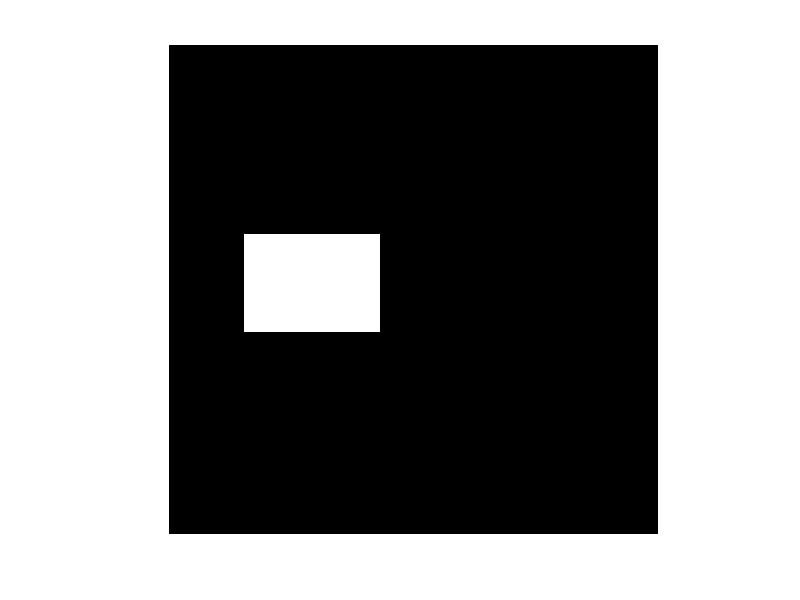
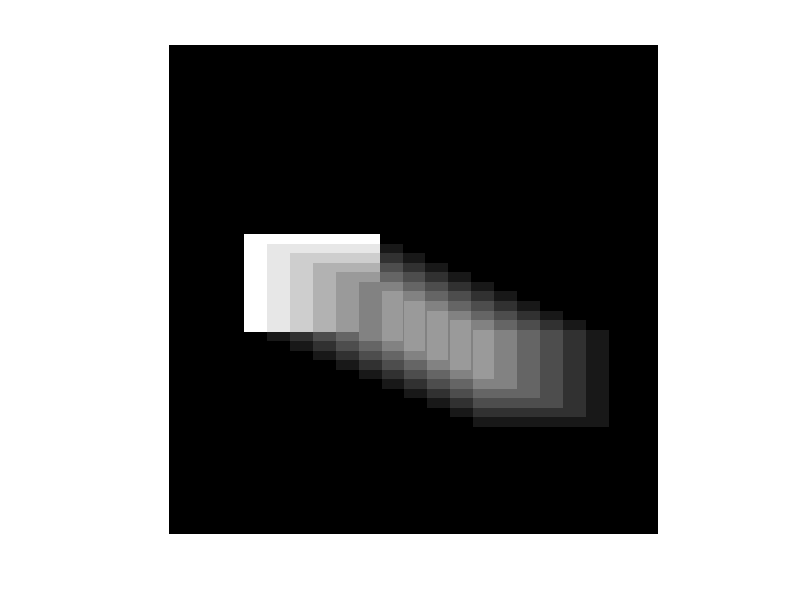
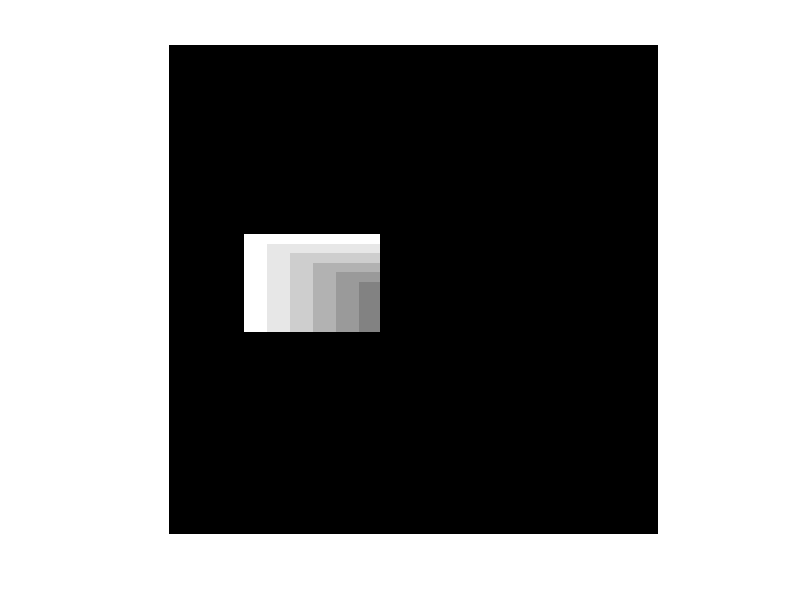
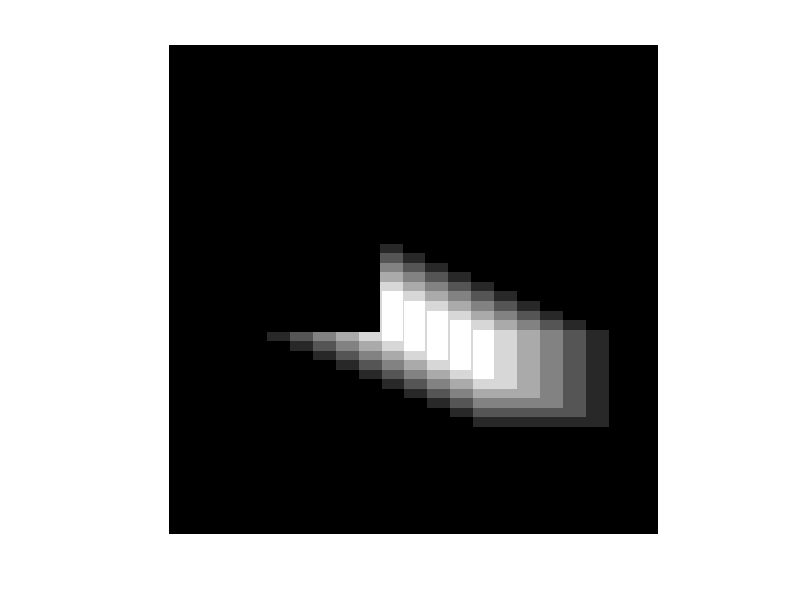

These charts were generated, in order, by the following MATLAB code:
clear all
close all


A = zeros(256,256); % initialize a 256*256 image  

% initialize absolute ADI, positive ADI and Negative ADI
% all initialized to zero
% Note that all ADIs are of the same size with the image
% DO NOT change the name of the ADIs as they will be used later
ADI_abs = zeros(256,256);
ADI_pos = zeros(256,256);
ADI_neg = zeros(256,256);

% initialize the starting position of the moving object
% the moving object is a rectangle similar to the example in the lecture
% slides
start1 = 100;
start2 = 150;
start3 = 40;
start4 = 110;

%threshold T as in equations in the lecture slides regarding ADI
T = 0; % since we are working with black and white pixels, and our moving
       % object is plain white, catching any difference will be fine. So
       % that T = 0.

%initialize the reference frame R
A(start1:start2, start3:start4) = 1;

%visualize the object and in the reference frame R
figure,imshow(A,[], 'border','tight');

j = 0;
for i = 5: 5 :50
        j = j + 12;
        A2 = zeros(256,256);
        A2(start1 + i: start2 + i, start3 + j: start4 + j) = 1;
        
        % You need to code up the follwing part that calculate the ADIs
        % Namely, the absolute ADI, the positive ADI and the negative ADI
        % Equations can be found in lecture slides regarding ADIs
        % You need to decide on the appropriate threshold T for this case
        % at line 23
        ADI_abs = ADI_abs + (abs(A-A2) > T); % Take the absoulte value and
                                             % add it.
        ADI_pos = ADI_pos + ((A-A2)> T); % Take the positive values and
                                         % add it .
        ADI_neg = ADI_neg + ((A-A2)< -T); % Take the negative values and
                                          % add it .
end

% The following part will calculate the moving speed 
% and the total space(in pixel number) occupied by the moving object
[row, col] = find(ADI_neg > 0);
speed_X_Direction = (max(col) - start4) / 10
speed_Y_Direction = (max(row) - start2) / 10
total_space_occupied = sum(sum(ADI_abs > 0))

% The following part helps you to visualize the ADIs you compute
% compare them with the example shown in lecture
% You should be getting someting very similar
figure,imshow(ADI_abs,[], 'border','tight');
figure,imshow(ADI_pos,[], 'border','tight');
figure,imshow(ADI_neg,[], 'border','tight');